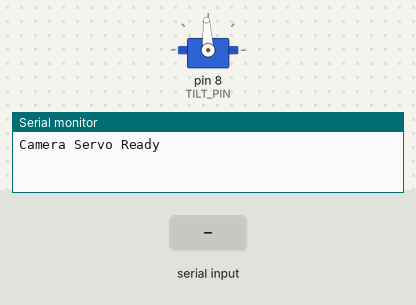
Bench run of a sketch on a simulated Arduino Uno, built with avr-gcc and run on an emulated ATmega328P. Parts: servo, the last lines printed to the serial monitor. The inputs (shaded band) are chosen by the test bench.

Above: at 1.2 s.
1.3 s: "tilt:1\n" received over Serial
At 2.5 s:
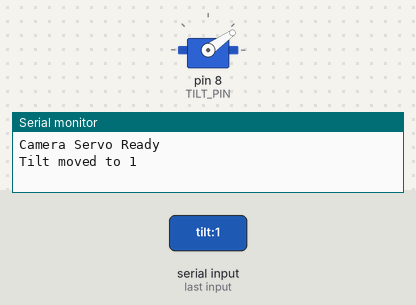
2.8 s: "tilt:150\n" received over Serial
At 3.9 s:
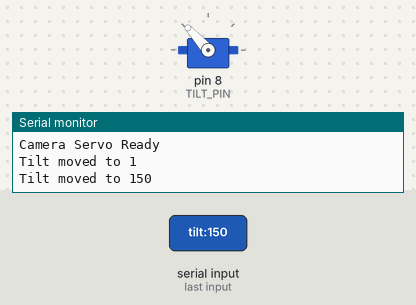
Timing chart, 0 to 5.8 s (numbered marks = the images above; inputs shaded):
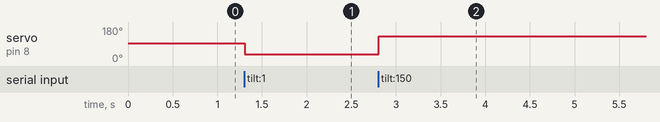

The sketch:

TRASH_cameraServo.ino
```cpp
#include <Servo.h>

Servo tiltServo;

const int TILT_PIN = 8;   // CHANGE if wired differently
const int SERVO_MIN = 900;
const int SERVO_MAX = 2100;

String inputString = "";
bool stringComplete = false;

void setup() {
  Serial.begin(9600);

  tiltServo.attach(TILT_PIN);

  // Start centered
  int midpoint = map(90, 0, 180, SERVO_MIN, SERVO_MAX);
  tiltServo.writeMicroseconds(midpoint);

  inputString.reserve(50);
  Serial.println("Camera Servo Ready");
}

void loop() {
  if (stringComplete) {
    processCommand(inputString);
    inputString = "";
    stringComplete = false;
  }
}

void serialEvent() {
  while (Serial.available()) {
    char inChar = (char)Serial.read();
    if (inChar == '\n') {
      stringComplete = true;
    } else {
      inputString += inChar;
    }
  }
}

void processCommand(String command) {
  // Expected format: tilt:90
  int colonIndex = command.indexOf(':');
  if (colonIndex == -1) return;

  String name = command.substring(0, colonIndex);
  int angle = command.substring(colonIndex + 1).toInt();
  angle = constrain(angle, 0, 180);

  if (name == "tilt") {
    int us = map(angle, 0, 180, SERVO_MIN, SERVO_MAX);
    tiltServo.writeMicroseconds(us);
    Serial.println("Tilt moved to " + String(angle));
  }
}
```

Measured:
- after the input at 1.3 s, servo on pin 8 (TILT_PIN): 93° → 35° at once
- after the input at 2.8 s, servo on pin 8 (TILT_PIN): 35° → 132° at once
